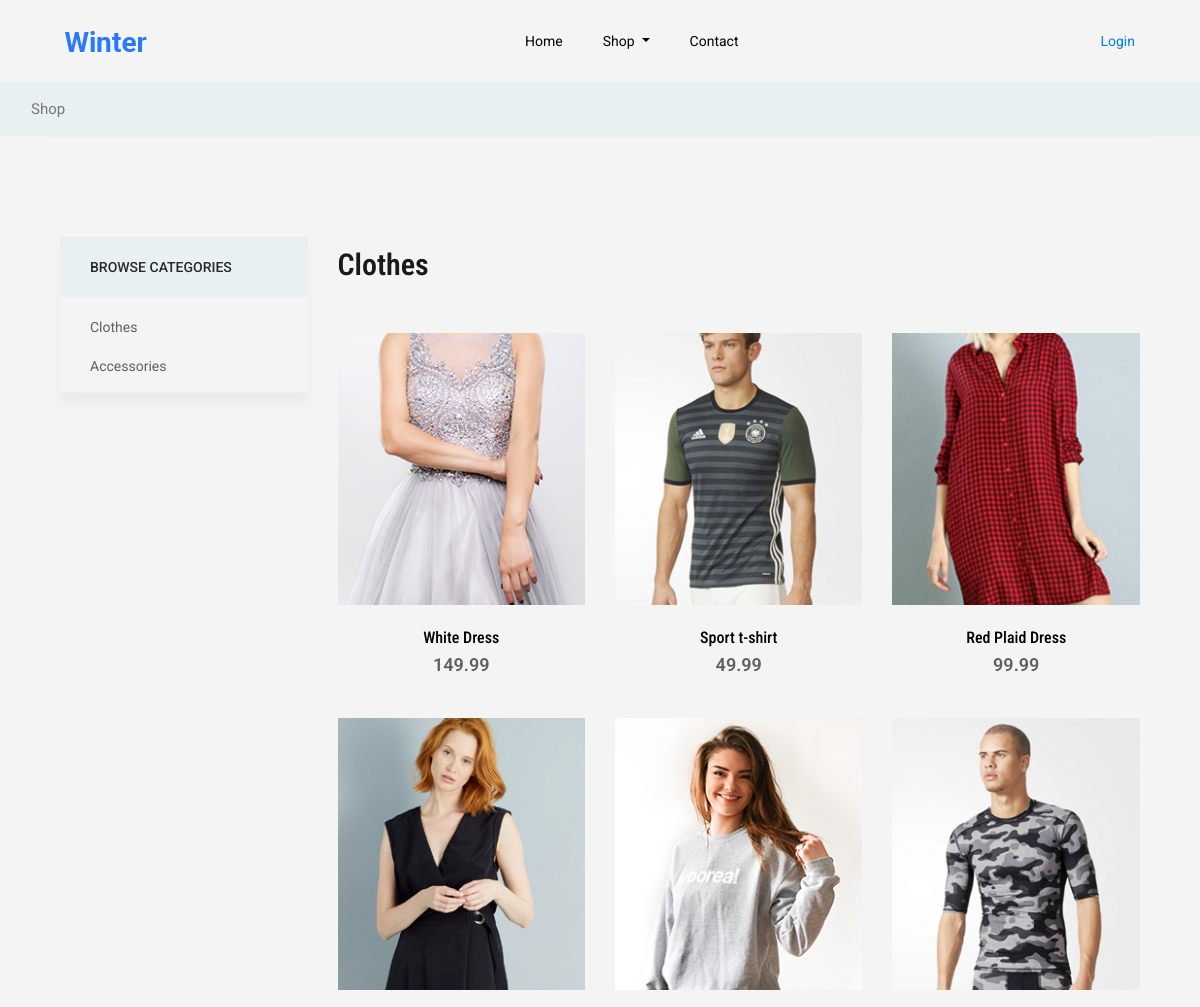
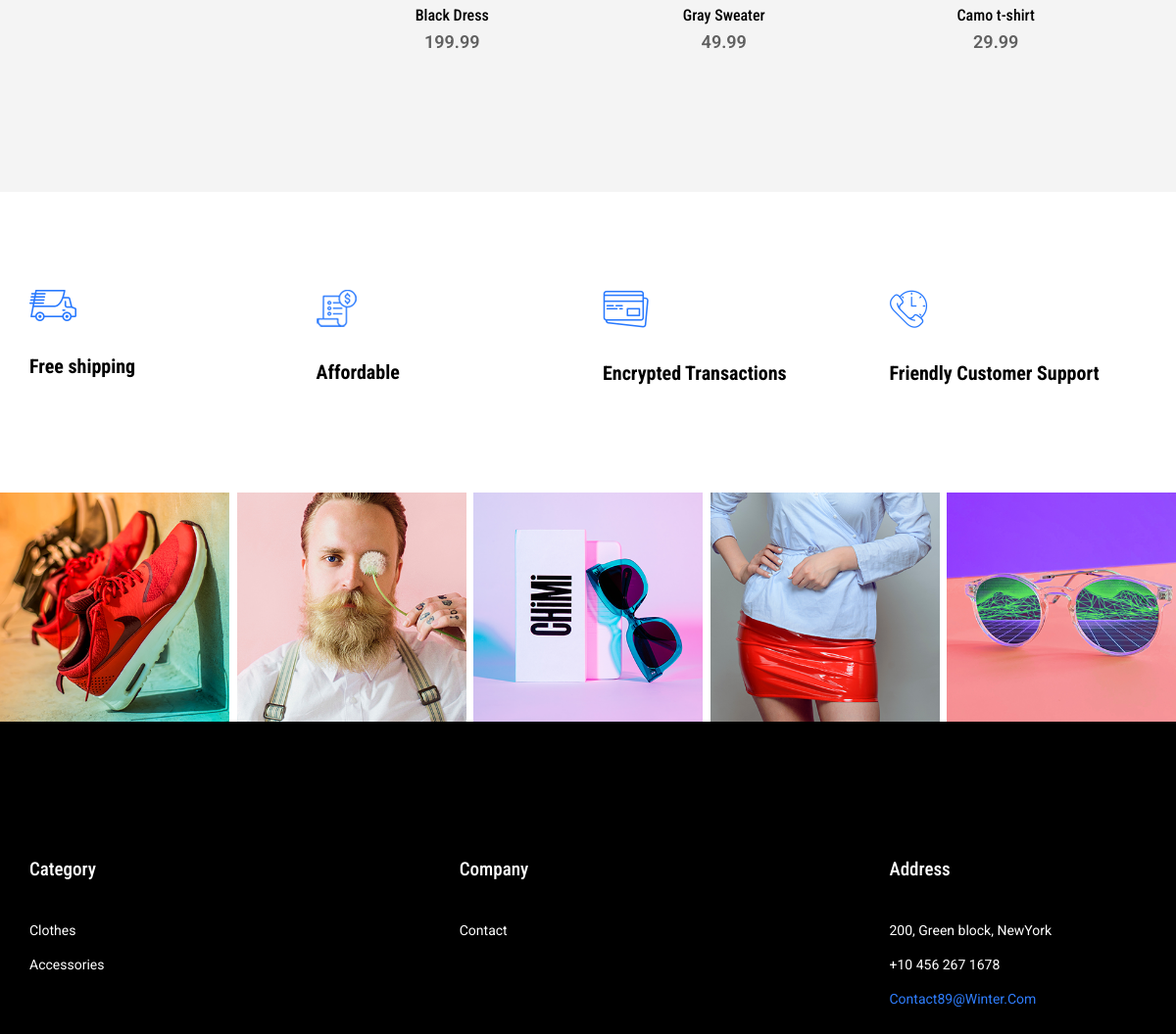
Screenshot of /category/Clothes with the database file from the repository (2 pictures, top to bottom).
### app.py (models this page shows)
class Inventory(db.Model):
    id = db.Column(db.Integer, primary_key=True)
    name = db.Column(db.String(64), unique=True)
    img_path = db.Column(db.String(120), unique=True)
    category = db.Column(db.String(1))
    quantity = db.Column(db.Integer, default = 5)
    price = db.Column(db.Integer)
    cart = db.relationship('Shoppingcart', lazy='dynamic')

### app.py (the view)
@app.route('/category/<selection>', methods=['POST','GET'])
def category(selection):
    form = ShopForm()
    conn = None
    try:
        conn = sqlite3.connect("database.db")
    except Error as e:
        print(e)
    cur = conn.cursor()
    if (selection == "Accessories"):
        cur.execute("SELECT * FROM inventory WHERE category ='a';")
    else:
        cur.execute("SELECT * FROM inventory WHERE category ='c';")
    data = cur.fetchall()
    conn.close()
    return render_template("category.html", form=form, category=selection, data = data, active_user='user' in session)

### templates/category.html
{% extends "base.html" %}
{% block content %}
    <section class="breadcrumb breadcrumb_bg">
        <div class="container">
            <div class="row justify-content-center">
                <div class="col-lg-12">
                    <div class="breadcrumb_iner">
                        <div class="breadcrumb_iner_item">
                            <p>Shop</p>
                        </div>
                    </div>
                </div>
            </div>
        </div>
    </section>
    <section class="cat_product_area section_padding border_top">
        <div class="container">
            <div class="row">
                <div class="col-lg-3">
                    <div class="left_sidebar_area">
                        <aside class="left_widgets p_filter_widgets sidebar_box_shadow">
                            <div class="l_w_title">
                                <h3>Browse Categories</h3>
                            </div>
                            <div class="widgets_inner">
                                <ul class="list">
                                     <li>
                                         <a href="/category/Clothes">Clothes</a>
                                     </li>
                                    <li >
                                        <a href="/category/Accessories">Accessories</a>
                                    </li>
                                </ul>
                            </div>
                        </aside>
                    </div>
                </div>
                <div class="col-lg-9">
                    <div class="row">
                        <div class="col-lg-12">
                            <div class="product_top_bar d-flex justify-content-between align-items-center">
                                <div class="single_product_menu product_bar_item">
                                  <h2>{{category}}</h2>
                                </div>
                            </div>
                        </div>
                        {% for item in data %}
                             <div class="col-lg-4 col-sm-6">
                                 <div class="single_category_product">
                                    <div class="single_category_img">
                                         <a href="/single-product.html/{{item[1]}}">
                                              <img src={{item[2]}} alt="">
                                         </a>
                                         <div class="category_product_text">
                                            <a href="/single-product.html/{{item[1]}}"><h5>{{item[1]}}</h5></a>
                                            <p>{{item[5]}}</p>
                                         </div>
                                    </div>
                                 </div>
                             </div>
                         {% endfor %}
                    </div>
                </div>
            </div>
        </div>
    </section>
{% endblock %}

### templates/base.html (shortened to what this page needs)
<html>
<head>
  <link rel="stylesheet" href="/static/css/bootstrap.min.css">
  <link rel="stylesheet" href="/static/css/animate.css">
  <link rel="stylesheet" href="/static/css/owl.carousel.min.css">
  <link rel="stylesheet" href="/static/css/all.css">
  <link rel="stylesheet" href="/static/css/nice-select.css">
  <link rel="stylesheet" href="/static/css/price_rangs.css">
  <link rel="stylesheet" href="/static/css/lightslider.min.css">
  <link rel="stylesheet" href="/static/css/flaticon.css">
  <link rel="stylesheet" href="/static/css/themify-icons.css">
  <link rel="stylesheet" href="/static/css/magnific-popup.css">
  <link rel="stylesheet" href="/static/css/slick.css">
  <link rel="stylesheet" href="/static/css/style.css">
  <link rel="stylesheet" href="/static/css/review.css">
</head>
<body>
  {% block navbar %}
  <header class="main_menu home_menu">
    <div class="container-fluid">
      <div class="row align-items-center justify-content-center">
        <div class="col-lg-11">
          <nav class="navbar navbar-expand-lg navbar-light">
            <a class="navbar-brand" href="/"> <img src="/static/img/logo.png" alt="logo"> </a>
            <div class="collapse navbar-collapse main-menu-item" id="navbarSupportedContent">
              <ul class="navbar-nav">
                <li class="nav-item">
                  <a class="nav-link" href="/">Home</a>
                </li>
                <li class="nav-item dropdown">
                  <a class="nav-link dropdown-toggle" href="blog.html" id="navbarDropdown_1" role="button" data-toggle="dropdown" aria-haspopup="true" aria-expanded="false">
                    Shop
                  </a>
                </li>
                <li class="nav-item">
                  <a class="nav-link" href="/contact.html">Contact</a>
                </li>
              </ul>
            </div>
            <div class="hearer_icon d-flex">
                {% if 'user' in session %}
                  <a href="#">Greetings {{session.user}}</a>
                  <a href="/cart.html" id="navbarDropdown3" role="button" aria-haspopup="true" aria-expanded="false">
                    <i class="ti-bag"></i>
                  </a>
                  <a id="search_1" href="/logout.html">
                    Logout
                  </a>
                {% else %}
                  <a id="search_1" href="/login.html">
                    Login
                  </a>
                {% endif %}
            </div>
          </nav>
        </div>
      </div>
    </div>
  </header>
  {% endblock %}
  {% block content %}{% endblock %}
  <section class="shipping_details section_padding">
      <div class="container">
          <div class="row">
              <div class="col-lg-3 col-sm-6">
                  <div class="single_shopping_details">
                      <img src="/static/img/icon/icon_1.png" alt="">
                      <h4>Free shipping</h4>
                  </div>
              </div>
              <div class="col-lg-3 col-sm-6">
                  <div class="single_shopping_details">
                      <img src="/static/img/icon/icon_2.png" alt="">
                      <h4>Affordable</h4>
                  </div>
              </div>
              <div class="col-lg-3 col-sm-6">
                  <div class="single_shopping_details">
                      <img src="/static/img/icon/icon_3.png" alt="">
                      <h4>Encrypted Transactions</h4>
                  </div>
              </div>
              <div class="col-lg-3 col-sm-6">
                  <div class="single_shopping_details">
                      <img src="/static/img/icon/icon_4.png" alt="">
                      <h4>Friendly Customer Support</h4>
                  </div>
              </div>
          </div>
      </div>
  </section>
  <section class="instagram_photo">
      <div class="container-fluid">
          <div class="row">
              <div class="col-lg-12">
                  <div class="instagram_photo_iner">
                      <div class="single_instgram_photo">
                          <img src="/static/img/instagram/inst_1.png" alt="">
                      </div>
                      <div class="single_instgram_photo">
                          <img src="/static/img/instagram/inst_2.png" alt="">
                      </div>
                      <div class="single_instgram_photo">
                          <img src="/static/img/instagram/inst_3.png" alt="">
                      </div>
                      <div class="single_instgram_photo">
                          <img src="/static/img/instagram/inst_4.png" alt="">
                      </div>
                      <div class="single_instgram_photo">
                          <img src="/static/img/instagram/inst_5.png" alt="">
                      </div>
                  </div>
              </div>
          </div>
      </div>
  </section>
  {% block footer %}
  <footer class="footer_part">
    <div class="container">
      <div class="row justify-content-between">
        <div class="col-sm-6 col-lg-2">
          <div class="single_footer_part">
            <h4>Category</h4>
            <ul class="list-unstyled">
              <li><a href="/category/Clothes">Clothes</a></li>
              <li><a href="/category/Accessories">Accessories</a></li>
            </ul>
          </div>
        </div>
        <div class="col-sm-6 col-lg-2">
          <div class="single_footer_part">
            <h4>Company</h4>
            <ul class="list-unstyled">
              <li><a href="/contact.html">Contact</a></li>
            </ul>
          </div>
        </div>
        <div class="col-sm-6 col-lg-3">
          <div class="single_footer_part">
            <h4>Address</h4>
            <ul class="list-unstyled">
              <li><a href="#">200, Green block, NewYork</a></li>
              <li><a href="#">+10 456 267 1678</a></li>
              <li><span>contact89@winter.com</span></li>
            </ul>
          </div>
        </div>
      </div>
    </div>
  </footer>
  {% endblock %}
</body>
</html>

### rows the page displays
Inventory: img_path (picture), name "White Dress", price "149.99"
Inventory: img_path (picture), name "Sport t-shirt", price "49.99"
Inventory: img_path (picture), name "Red Plaid Dress", price "99.99"
Inventory: img_path (picture), name "Black Dress", price "199.99"
Inventory: img_path (picture), name "Gray Sweater", price "49.99"
Inventory: img_path (picture), name "Camo t-shirt", price "29.99"

### other values shown
{{ category }} "Clothes"
